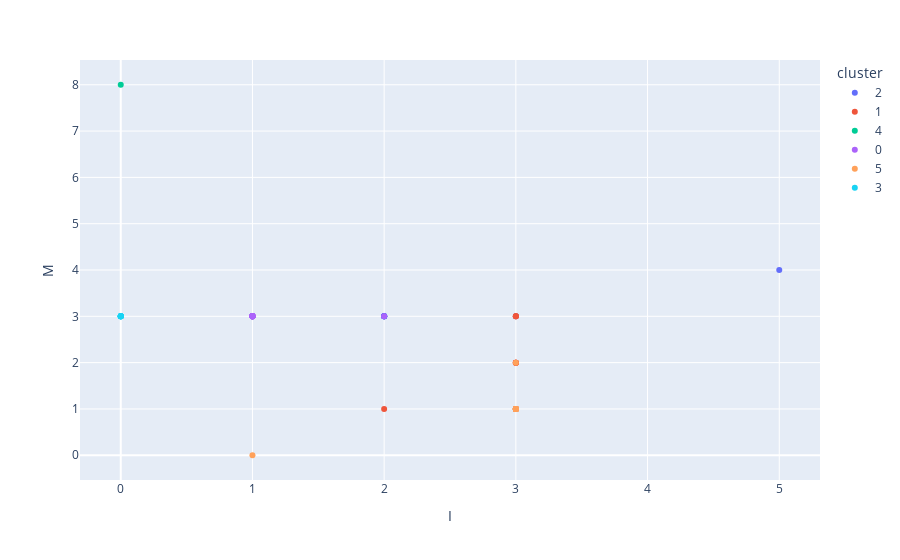

Notebook code for this chart:
### Markdown cell above
Create the I vs M scatterplot.

### Code cell
px.scatter(dataframe,x = "I",y = "M",color = "cluster")

#<xml xmlns="https://developers.google.com/blockly/xml"><variables><variable id="o]8d]RxO,Gcx(.ogOS#{">px</variable><variable id="w0MtU$GK$_0i(vCQ@}s{">dataframe</variable></variables><block type="varDoMethod" id="Dn5fvKUj5b*)^9)1eTd8" x="-72" y="81"><mutation items="4"></mutation><field name="VAR" id="o]8d]RxO,Gcx(.ogOS#{">px</field><field name="MEMBER">scatter</field><data>px:scatter</data><value name="ADD0"><block type="variables_get" id="j7;K-#L?vCt~imZ?=Oax"><field name="VAR" id="w0MtU$GK$_0i(vCQ@}s{">dataframe</field></block></value><value name="ADD1"><block type="dummyOutputCodeBlock" id="Od4~8dz?HlhMIYS8s~gV"><field name="CODE">x = "I"</field></block></value><value name="ADD2"><block type="dummyOutputCodeBlock" id="pwXKi)V{FZ:PE[jU!H,r"><field name="CODE">y = "M"</field></block></value><value name="ADD3"><block type="dummyOutputCodeBlock" id="-O+U-Gyb3EVUUL/h0pO?"><field name="CODE">color = "cluster"</field></block></value></block></xml>

### Figure 1 — Plotly figure (JSON) as saved in the notebook; plotly's stock layout.template omitted (floating-point values rounded to 4 significant figures)
{"data": [{"hovertemplate": "cluster=2<br>I=%{x}<br>M=%{y}<extra></extra>", "legendgroup": "2", "marker": {"color": "#636efa", "symbol": "circle"}, "mode": "markers", "name": "2", "orientation": "v", "showlegend": true, "type": "scatter", "x": [5, 3, 2, 2, 2, 2, 1, 1, 2, 2, 2], "xaxis": "x", "y": [4, 3, 3, 3, 3, 3, 3, 3, 3, 3, 3], "yaxis": "y"}, {"hovertemplate": "cluster=1<br>I=%{x}<br>M=%{y}<extra></extra>", "legendgroup": "1", "marker": {"color": "#EF553B", "symbol": "circle"}, "mode": "markers", "name": "1", "orientation": "v", "showlegend": true, "type": "scatter", "x": [3, 3, 1, 3, 3, 3, 3, 3, 3, 3, 3, 3, 3, 2], "xaxis": "x", "y": [3, 3, 3, 2, 2, 2, 2, 3, 1, 1, 1, 1, 1, 1], "yaxis": "y"}, {"hovertemplate": "cluster=4<br>I=%{x}<br>M=%{y}<extra></extra>", "legendgroup": "4", "marker": {"color": "#00cc96", "symbol": "circle"}, "mode": "markers", "name": "4", "orientation": "v", "showlegend": true, "type": "scatter", "x": [0], "xaxis": "x", "y": [8], "yaxis": "y"}, {"hovertemplate": "cluster=0<br>I=%{x}<br>M=%{y}<extra></extra>", "legendgroup": "0", "marker": {"color": "#ab63fa", "symbol": "circle"}, "mode": "markers", "name": "0", "orientation": "v", "showlegend": true, "type": "scatter", "x": [2, 1, 1, 1, 1, 1, 1, 1, 1, 1, 1, 1, 1, 1, 1, 1, 1, 1], "xaxis": "x", "y": [3, 3, 3, 3, 3, 3, 3, 3, 3, 3, 3, 3, 3, 3, 3, 3, 3, 3], "yaxis": "y"}, {"hovertemplate": "cluster=5<br>I=%{x}<br>M=%{y}<extra></extra>", "legendgroup": "5", "marker": {"color": "#FFA15A", "symbol": "circle"}, "mode": "markers", "name": "5", "orientation": "v", "showlegend": true, "type": "scatter", "x": [3, 3, 3, 3, 3, 3, 3, 3, 3, 3, 3, 1, 3], "xaxis": "x", "y": [1, 1, 1, 1, 1, 1, 1, 1, 1, 1, 1, 0, 2], "yaxis": "y"}, {"hovertemplate": "cluster=3<br>I=%{x}<br>M=%{y}<extra></extra>", "legendgroup": "3", "marker": {"color": "#19d3f3", "symbol": "circle"}, "mode": "markers", "name": "3", "orientation": "v", "showlegend": true, "type": "scatter", "x": [0, 0, 0, 0, 0, 0, 0, 0, 0], "xaxis": "x", "y": [3, 3, 3, 3, 3, 3, 3, 3, 3], "yaxis": "y"}], "layout": {"legend": {"title": {"text": "cluster"}, "tracegroupgap": 0}, "margin": {"t": 60}, "xaxis": {"anchor": "y", "domain": [0, 1], "title": {"text": "I"}}, "yaxis": {"anchor": "x", "domain": [0, 1], "title": {"text": "M"}}}}
